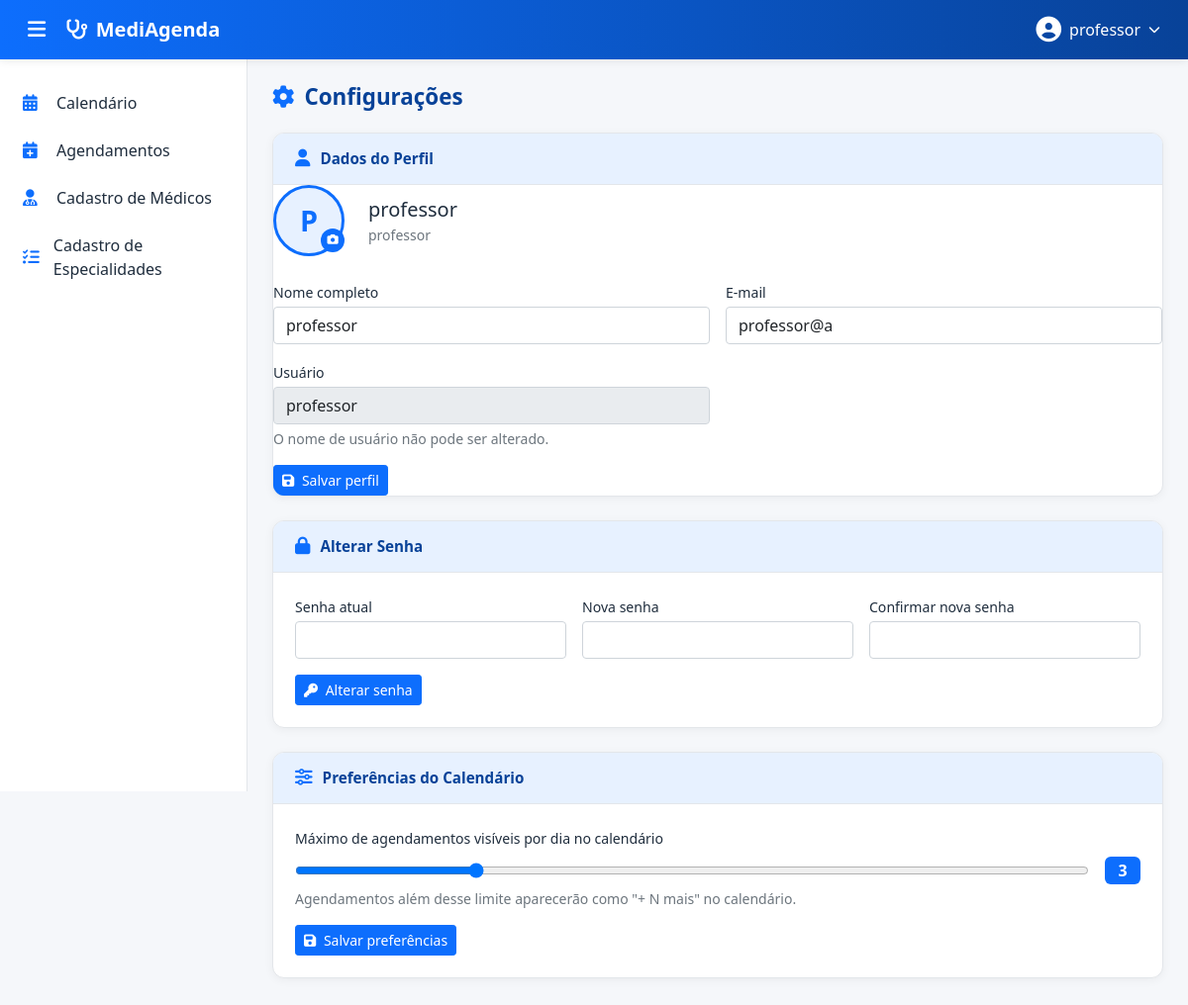
The page /www/configuracoes.php (signed in) on the database its author committed.
### tables this page shows
CREATE TABLE IF NOT EXISTS usuario (
    cod_usuario int unsigned not null auto_increment,
    nome        varchar(150) not null,
    email       varchar(150) not null,
    username    varchar(255) not null unique,
    pass        varchar(10)  not null,
    max_agendamentos_dia tinyint unsigned not null default 3,
    foto        mediumtext default null,
    primary key (cod_usuario)
);

### www/configuracoes.php (the view, shortened to what this page needs)
<?php
require_once 'conexao.php';
$cod_usuario = $_SESSION['cod_usuario'];
$stmt = $conexao_bd->prepare(
    'SELECT nome, email, username, max_agendamentos_dia, foto
    FROM usuario
    WHERE cod_usuario = ?'
);$stmt->bind_param('i', $cod_usuario);
$stmt->execute();
$usuario = $stmt->get_result()->fetch_assoc();
$operadorNome  = $usuario['nome'];
?>
<!DOCTYPE html>
<html lang="pt-BR">
<head>
    <link href="https://cdn.jsdelivr.net/npm/bootstrap@5.0.2/dist/css/bootstrap.min.css" rel="stylesheet"
>
    <link rel="stylesheet" href="https://cdnjs.cloudflare.com/ajax/libs/font-awesome/6.5.1/css/all.min.css">
</head>
<body>
    <nav class="navbar-topo d-flex align-items-center justify-content-between px-3">
        <div class="d-flex align-items-center gap-2">
            <button class="btn-sanduiche" id="btnSanduiche" title="Menu">
                <i class="fa-solid fa-bars"></i>
            </button>
            <a class="navbar-brand mb-0 d-flex align-items-center" href="principal.php">
                <i class="fa-solid fa-stethoscope"></i>
                <span>MediAgenda</span>
            </a>
        </div>
        <div class="dropdown">
            <button class="operador-toggle" type="button" id="dropdownOperador"
                    data-bs-toggle="dropdown" aria-expanded="false">
                <?php if (!empty($usuario['foto'])): ?>
                    <img src="<?php echo $usuario['foto'] ?>"
                        style="width:32px;height:32px;border-radius:50%;object-fit:cover;border:2px solid rgba(255,255,255,0.6);">
                <?php else: ?>
                    <i class="fa-solid fa-circle-user"></i>
                <?php endif; ?>
                <span class="d-none d-md-inline"><?php echo htmlspecialchars($operadorNome) ?></span>
                <i class="fa-solid fa-chevron-down" style="font-size: 0.75rem;"></i>
            </button>
        </div>
    </nav>
    <aside class="sidebar" id="sidebar">
        <ul class="nav flex-column">
            <li class="nav-item">
                <a class="nav-link" href="principal.php"><i class="fa-solid fa-calendar-days"></i> Calendário</a>
            </li>
            <li class="nav-item">
                <a class="nav-link" href="cadastro_agendas.php"><i class="fa-solid fa-calendar-plus"></i> Agendamentos</a>
            </li>
            <li class="nav-item">
                <a class="nav-link" href="cadastro_medicos.php"><i class="fa-solid fa-user-doctor"></i> Cadastro de Médicos</a>
            </li>
            <li class="nav-item">
                <a class="nav-link" href="cadastro_especialidades.php"><i class="fa-solid fa-list-check"></i> Cadastro de Especialidades</a>
            </li>
        </ul>
    </aside>
    <main class="conteudo-principal" id="conteudoPrincipal">
        <div class="page-header">
            <h2><i class="fa-solid fa-gear"></i> Configurações</h2>
        </div>
        <div class="card-config">
            <div class="card-config-header">
                <i class="fa-solid fa-user"></i>
                <span>Dados do Perfil</span>
            </div>
            <div class="d-flex align-items-center gap-4 mb-4">
                    <div class="position-relative" style="width:72px;">
                        <?php if (!empty($usuario['foto'])): ?>
                            <img src="<?php echo $usuario['foto'] ?>" id="avatarGrande"
                                 style="width:72px;height:72px;border-radius:50%;object-fit:cover;border:3px solid var(--azul-primario);">
                        <?php else: ?>
                            <div class="avatar-grande" id="avatarGrande">
                                <?php
                                    $partes = explode(' ', $usuario['nome']);
                                    $ini = '';
                                    foreach ($partes as $p) {
                                        $l = ltrim($p, '.');
                                        if ($l !== '') { $ini .= mb_strtoupper(mb_substr($l, 0, 1)); if (mb_strlen($ini) === 2) break; }
                                    }
                                    echo htmlspecialchars($ini);
                                ?>
                            </div>
                        <?php endif; ?>
                        <label for="inputFoto" title="Alterar foto"
                               style="position:absolute;bottom:0;right:0;width:24px;height:24px;border-radius:50%;background:var(--azul-primario);color:#fff;display:flex;align-items:center;justify-content:center;cursor:pointer;font-size:0.7rem;">
                            <i class="fa-solid fa-camera"></i>
                        </label>
                    </div>
                    <div>
                        <div class="fw-semibold fs-5"><?php echo htmlspecialchars($usuario['nome']) ?></div>
                        <div class="text-muted small"><?php echo htmlspecialchars($usuario['username']) ?></div>
                    </div>
                </div>
                <div class="row g-3">
                    <div class="col-md-6">
                        <label for="perfNome">Nome completo</label>
                        <input type="text" class="form-control" id="perfNome"
                               value="<?php echo htmlspecialchars($usuario['nome']) ?>" maxlength="150">
                    </div>
                    <div class="col-md-6">
                        <label for="perfEmail">E-mail</label>
                        <input type="email" class="form-control" id="perfEmail"
                               value="<?php echo htmlspecialchars($usuario['email']) ?>" maxlength="150">
                    </div>
                    <div class="col-md-6">
                        <label>Usuário</label>
                        <input type="text" class="form-control" value="<?php echo htmlspecialchars($usuario['username']) ?>" disabled>
                        <div class="form-text">O nome de usuário não pode ser alterado.</div>
                    </div>
                </div>
                <div class="mt-3">
                    <button class="btn btn-primary btn-sm" onclick="salvarPerfil()">
                        <i class="fa-solid fa-floppy-disk me-1"></i> Salvar perfil
                    </button>
                </div>
            </div>
        <div class="card-config">
            <div class="card-config-header">
                <i class="fa-solid fa-lock"></i>
                <span>Alterar Senha</span>
            </div>
            <div class="card-config-body">
                <div class="row g-3">
                    <div class="col-md-4">
                        <label for="senhaAtual">Senha atual</label>
                        <input type="password" class="form-control" id="senhaAtual" maxlength="10">
                    </div>
                    <div class="col-md-4">
                        <label for="novaSenha">Nova senha</label>
                        <input type="password" class="form-control" id="novaSenha" maxlength="10">
                    </div>
                    <div class="col-md-4">
                        <label for="confirmaSenha">Confirmar nova senha</label>
                        <input type="password" class="form-control" id="confirmaSenha" maxlength="10">
                    </div>
                </div>
                <div class="mt-3">
                    <button class="btn btn-primary btn-sm" onclick="alterarSenha()">
                        <i class="fa-solid fa-key me-1"></i> Alterar senha
                    </button>
                </div>
            </div>
        </div>
        <div class="card-config">
            <div class="card-config-header">
                <i class="fa-solid fa-sliders"></i>
                <span>Preferências do Calendário</span>
            </div>
            <div class="card-config-body">
                <label for="maxAgendamentos" class="mb-2">
                    Máximo de agendamentos visíveis por dia no calendário
                </label>
                <div class="range-wrapper">
                    <input type="range" id="maxAgendamentos" min="1" max="10"
                           value="<?php echo (int)$usuario['max_agendamentos_dia'] ?>">
                    <span class="range-valor" id="rangeValor"><?php echo (int)$usuario['max_agendamentos_dia'] ?></span>
                </div>
                <div class="form-text mt-1">
                    Agendamentos além desse limite aparecerão como "+ N mais" no calendário.
                </div>
                <div class="mt-3">
                    <button class="btn btn-primary btn-sm" onclick="salvarPreferencias()">
                        <i class="fa-solid fa-floppy-disk me-1"></i> Salvar preferências
                    </button>
                </div>
            </div>
        </div>
    </main>
</body>
</html>

### www/configuracoes.php (style rules this page uses)
:root { --azul-primario: #0d6efd; --azul-escuro: #084298; --azul-claro: #e7f1ff; --cinza-fundo: #f5f7fa; --cinza-borda: #e3e6ea; --texto-escuro: #1f2d3d; --sidebar-larg: 250px; }
body { background-color: var(--cinza-fundo); font-family: 'Segoe UI', Tahoma, sans-serif; color: var(--texto-escuro); overflow-x: hidden; }
.navbar-topo { background: linear-gradient(90deg, var(--azul-primario) 0%, var(--azul-escuro) 100%); height: 60px; box-shadow: 0 2px 8px rgba(0,0,0,0.08); position: fixed; top: 0; left: 0; right: 0; z-index: 1030; }
.navbar-topo .navbar-brand { color: #fff; font-weight: 600; font-size: 1.25rem; }
.navbar-topo .navbar-brand i { margin-right: 8px; }
.btn-sanduiche { background: transparent; border: none; color: #fff; font-size: 1.3rem; padding: 6px 12px; border-radius: 6px; transition: background 0.2s; }
.operador-toggle { background: transparent; border: none; color: #fff; display: flex; align-items: center; gap: 8px; padding: 6px 12px; border-radius: 30px; transition: background 0.2s; }
.operador-toggle i.fa-circle-user { font-size: 1.6rem; }
.sidebar { position: fixed; top: 60px; left: 0; width: var(--sidebar-larg); height: calc(100vh - 60px); background: #fff; border-right: 1px solid var(--cinza-borda); padding: 20px 0; transition: transform 0.3s ease; z-index: 1020; overflow-y: auto; }
.sidebar .nav-link { color: var(--texto-escuro); padding: 12px 20px; border-left: 3px solid transparent; transition: all 0.2s; display: flex; align-items: center; gap: 12px; }
.sidebar .nav-link i { width: 22px; color: var(--azul-primario); font-size: 1.05rem; }
.conteudo-principal { margin-top: 60px; margin-left: var(--sidebar-larg); padding: 25px; transition: margin-left 0.3s ease; min-height: calc(100vh - 60px); }
.page-header { display: flex; align-items: center; justify-content: space-between; flex-wrap: wrap; gap: 12px; margin-bottom: 22px; }
.page-header h2 { font-size: 1.4rem; font-weight: 700; color: var(--azul-escuro); margin: 0; display: flex; align-items: center; gap: 10px; }
.page-header h2 i { color: var(--azul-primario); }
.card-config { background: #fff; border-radius: 12px; box-shadow: 0 2px 10px rgba(0,0,0,0.05); border: 1px solid var(--cinza-borda); margin-bottom: 24px; overflow: hidden; }
.card-config .card-config-header { background: var(--azul-claro); padding: 14px 22px; display: flex; align-items: center; gap: 10px; border-bottom: 1px solid var(--cinza-borda); }
.card-config .card-config-header i { color: var(--azul-primario); font-size: 1.1rem; }
.card-config .card-config-header span { font-weight: 600; color: var(--azul-escuro); font-size: 0.95rem; }
.card-config .card-config-body { padding: 22px; }
.avatar-grande { width: 72px; height: 72px; border-radius: 50%; background: var(--azul-claro); color: var(--azul-primario); display: flex; align-items: center; justify-content: center; font-size: 1.8rem; font-weight: 700; flex-shrink: 0; border: 3px solid var(--azul-primario); }
label { font-weight: 500; font-size: 0.88rem; margin-bottom: 4px; }
.range-wrapper { display: flex; align-items: center; gap: 16px; }
.range-wrapper input[type=range] { flex: 1; }
.range-valor { background: var(--azul-primario); color: #fff; border-radius: 6px; padding: 2px 10px; font-weight: 700; font-size: 1rem; min-width: 36px; text-align: center; }

### rows shown on the page
usuario: nome "professor", username "professor", email "professor@a", max_agendamentos_dia "3"

### other values the page prints
$ini "P"
